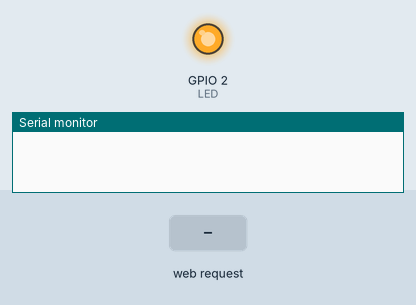
Bench run of a sketch on a simulated ESP8266 (NodeMCU). On the bench: output pins drawn as LEDs (lit = HIGH), the last lines printed to the serial monitor. Inputs (shaded band) come from the test bench.

Above: at 1.2 s.
1.3 s: HTTP request GET /ledOn received
At 1.7 s:
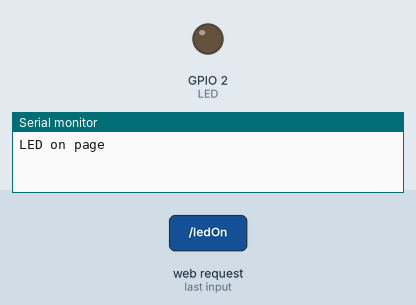
4.3 s: HTTP request GET /ledOff received
At 5.2 s:
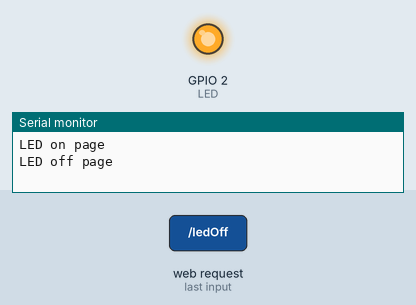
Timing chart, 0 to 7.3 s (numbered marks = the images above; inputs shaded):
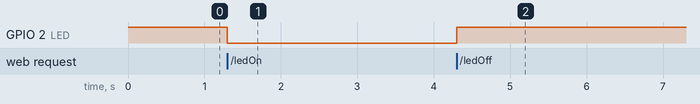

The sketch:

bulb.ino
```cpp
/*
 * HOME AUTOMATION
 */

#include <ESP8266WiFi.h>
#include <WiFiClient.h>
#include <ESP8266WebServer.h>

#include "index.h" //Our HTML webpage contents


//---------------------------------------------------------------
//On board LED Connected to GPIO2
#define LED 2

//SSID and Password of your WiFi router
const char* ssid = "SKIDAM04$$$";
const char* password = "123456789";

ESP8266WebServer server(80); //Server on port 80

//===============================================================
// This routine is executed when you open its IP in browser
//===============================================================
void handleRoot() {
 Serial.println("You called root page");
 String s = MAIN_page; //Read HTML contents
 server.send(200, "text/html", s); //Send web page
}

void handleLEDon()
{
 Serial.println("LED on page");
 digitalWrite(LED,LOW); //LED is connected in reverse
 server.send(200, "text/html", "LED is ON"); //Send ADC value only to client ajax request
}

void handleLEDoff() {
 Serial.println("LED off page");
 digitalWrite(LED,HIGH); //LED off
 server.send(200, "text/html", "LED is OFF"); //Send ADC value only to client ajax request
}

//==============================================================
//                  SETUP
//==============================================================
void setup(void){
  Serial.begin(9600);
  WiFi.mode(WIFI_AP);           //Only Access point
  WiFi.softAP(ssid, password);  //Start HOTspot removing password will disable security

    //Onboard LED port Direction output
  pinMode(LED,OUTPUT);
  //Power on LED state off
  digitalWrite(LED,HIGH);

  IPAddress myIP = WiFi.softAPIP(); //Get IP address

  server.on("/", handleRoot);      //Which routine to handle at root location. This is display page
  server.on("/ledOn", handleLEDon); //as Per  <a href="ledOn">, Subroutine to be called
  server.on("/ledOff", handleLEDoff);

  server.begin();                  //Start server
}
//==============================================================
//                     LOOP
//==============================================================
void loop(void){
  server.handleClient();          //Handle client requests
}
```

index.h
```cpp
//---------------------------------------
//Our HTML webpage contents in program memory
const char MAIN_page[] PROGMEM = R"=====(
<!DOCTYPE html>
	<html>
		<body>
		<center>
		<h1>SKIDAM HOME AUTOMATION</h1><br>
			Ciclk to turn <a href="ledOn">LED ON</a><br>
			Ciclk to turn <a href="ledOff">LED OFF</a><br>
			<hr>
		</center>

</body>
</html>
)=====";
//---------------------------------------
```

Measured:
- after the input at 1.3 s, GPIO 2 (LED): HIGH → LOW at once
- after the input at 4.3 s, GPIO 2 (LED): LOW → HIGH at once
